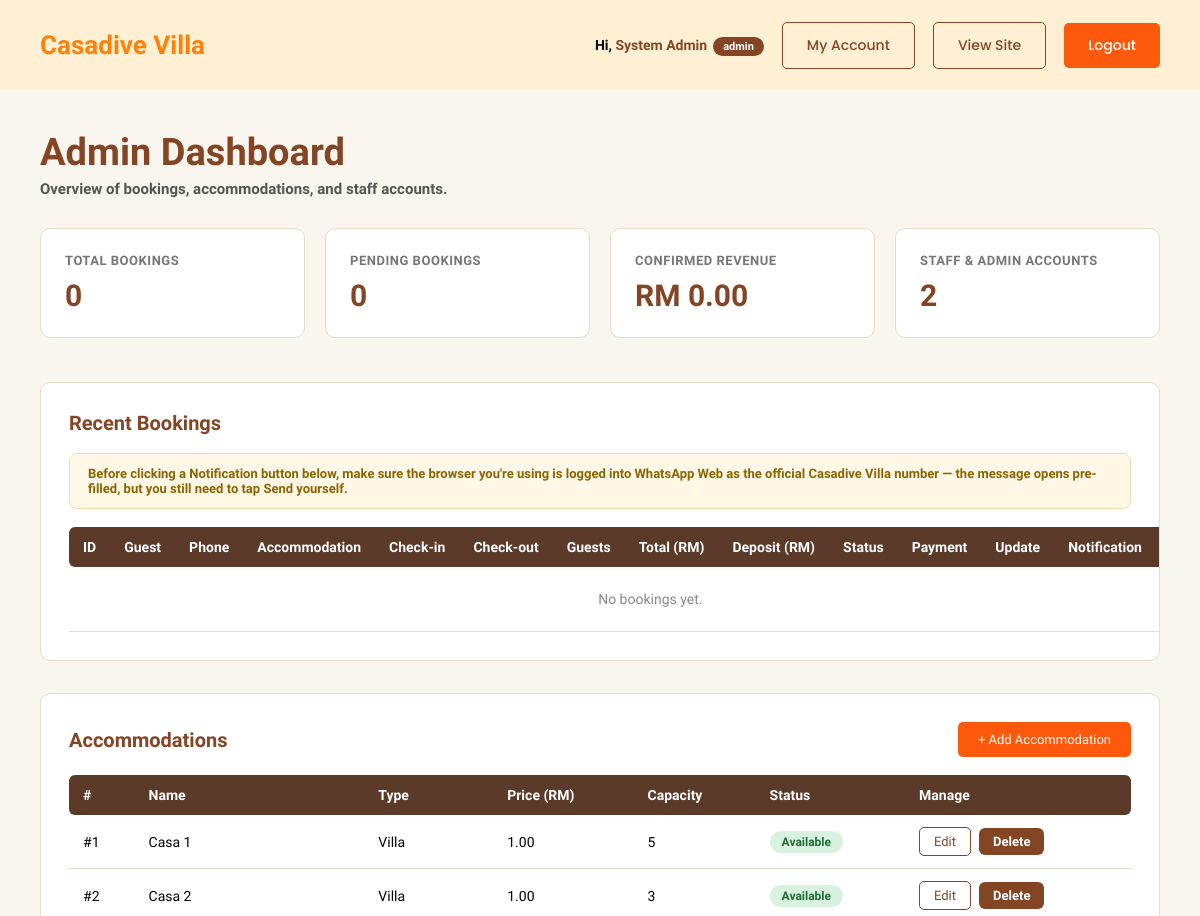
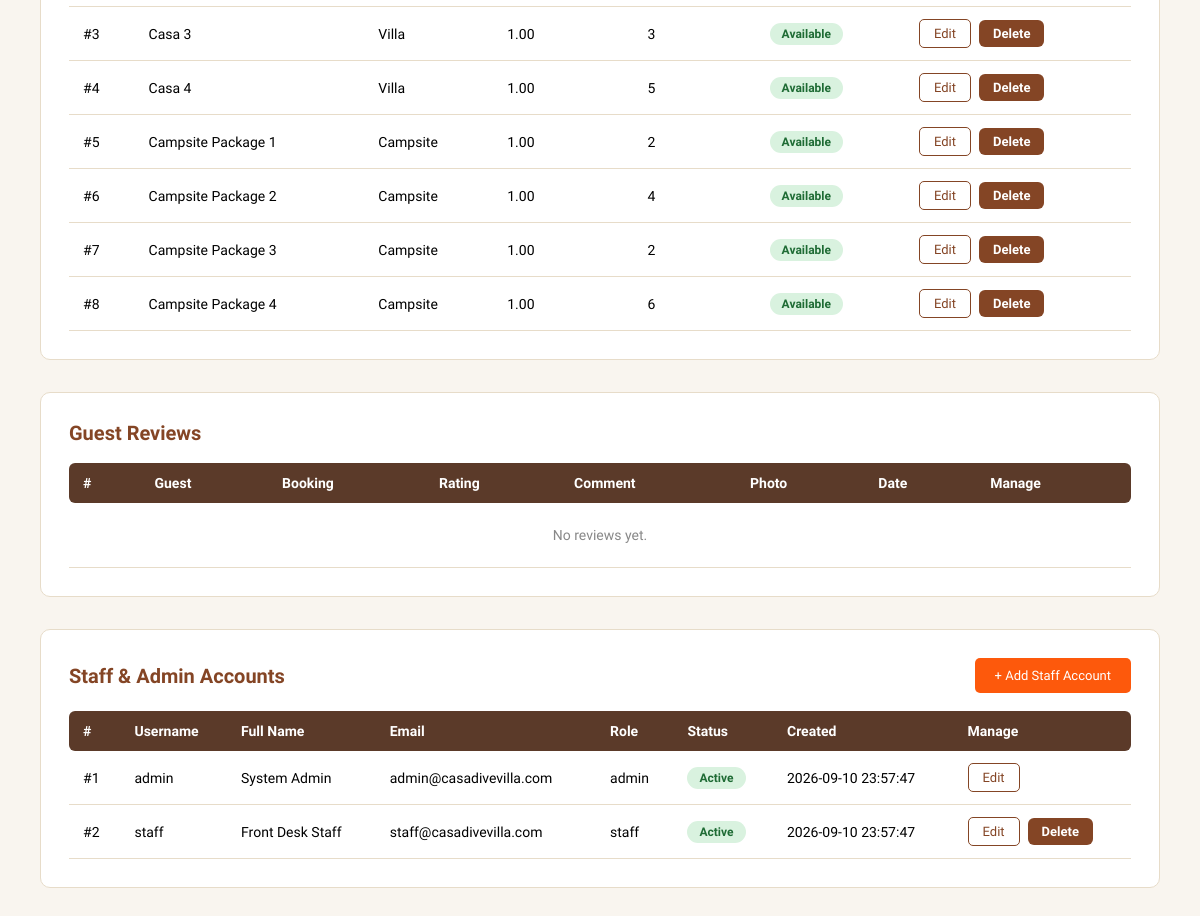
The app's page /user/admin_dashboard.php (signed in) with its own data (2 pictures, top to bottom).
### tables this page shows
CREATE TABLE `user` (
  user_id         INT UNSIGNED AUTO_INCREMENT PRIMARY KEY,
  username        VARCHAR(50)  NOT NULL UNIQUE,
  password        VARCHAR(255) NOT NULL,
  fullname        VARCHAR(100) NOT NULL,
  email           VARCHAR(150) NOT NULL UNIQUE,
  phone           VARCHAR(20),
  role            ENUM('admin','staff') NOT NULL DEFAULT 'staff',
  profile_picture VARCHAR(255),
  status          ENUM('active','inactive','suspended') NOT NULL DEFAULT 'active',
  created_at      TIMESTAMP NOT NULL DEFAULT CURRENT_TIMESTAMP,
  updated_at      TIMESTAMP NOT NULL DEFAULT CURRENT_TIMESTAMP ON UPDATE CURRENT_TIMESTAMP
);

CREATE TABLE `accommodation` (
  accommodation_id   INT UNSIGNED AUTO_INCREMENT PRIMARY KEY,
  accommodation_name VARCHAR(100) NOT NULL,
  accommodation_type ENUM('Villa','Campsite') NOT NULL,
  price              DECIMAL(10,2) NOT NULL COMMENT 'weekday / base rate per night, used for all booking calculations',
  price_weekend      DECIMAL(10,2) NULL COMMENT 'display only — not applied to booking totals yet',
  price_holiday      DECIMAL(10,2) NULL COMMENT 'display only — not applied to booking totals yet',
  capacity           INT UNSIGNED NOT NULL,
  pax_label          VARCHAR(30) NULL COMMENT 'display string e.g. "4-5 PAX", falls back to "Max N guests"',
  features           TEXT NULL COMMENT 'one feature per line, e.g. "Wifi\nAircond\nSea View"',
  description        TEXT,
  status             ENUM('available','unavailable','maintenance') NOT NULL DEFAULT 'available',
  image              VARCHAR(255),
  door_code          VARCHAR(20) COMMENT 'lock box / door code shown to the guest in the check-in reminder'
);

### user/admin_dashboard.php (called while the page is built, shortened)
<?php
require_once __DIR__ . '/../includes/db.php';
require_once __DIR__ . '/../includes/auth.php';
$user = current_user();
$stats = [
    'total_bookings' => (int) $pdo->query('SELECT COUNT(*) FROM booking')->fetchColumn(),
    'pending_bookings' => (int) $pdo->query("SELECT COUNT(*) FROM booking WHERE booking_status = 'pending'")->fetchColumn(),
    'revenue' => (float) $pdo->query("SELECT COALESCE(SUM(total_amount),0) FROM booking WHERE booking_status IN ('confirmed','checked_in','checked_out')")->fetchColumn(),
    'total_users' => (int) $pdo->query('SELECT COUNT(*) FROM user')->fetchColumn(),
];
$bookings = $pdo->query(
    "SELECT b.booking_id, c.full_name, c.phone, b.check_in, b.check_out, b.total_guest,
            b.total_amount, b.deposit_amount, b.booking_status,
            GROUP_CONCAT(a.accommodation_name SEPARATOR ', ') AS accommodations,
            (SELECT p.payment_status FROM payment p WHERE p.booking_id = b.booking_id ORDER BY p.payment_id DESC LIMIT 1) AS latest_payment_status
     FROM booking b
     JOIN customer c ON c.customer_id = b.customer_id
     LEFT JOIN booking_item bi ON bi.booking_id = b.booking_id
     LEFT JOIN accommodation a ON a.accommodation_id = bi.accommodation_id
     GROUP BY b.booking_id
     ORDER BY b.booking_id DESC
     LIMIT 50"
)->fetchAll();
$accommodations = $pdo->query(
    'SELECT accommodation_id, accommodation_name, accommodation_type, price, capacity, status
     FROM accommodation ORDER BY accommodation_type, accommodation_id'
)->fetchAll();
$users = $pdo->query(
    'SELECT user_id, username, fullname, email, role, status, created_at FROM user ORDER BY user_id'
)->fetchAll();
$reviews = $pdo->query(
    "SELECT r.review_id, r.booking_id, r.rating, r.comment, r.image_path, r.review_date, c.full_name
     FROM review r
     JOIN booking b ON b.booking_id = r.booking_id
     JOIN customer c ON c.customer_id = b.customer_id
     ORDER BY r.review_date DESC"
)->fetchAll();
require __DIR__ . '/views/admin_dashboard.view.php';

### includes/auth.php (called while the page is built, shortened)
<?php
function current_user(): array|false
{
    return $_SESSION['user'] ?? false;
}

### user/views/admin_dashboard.view.php (the view, shortened to what this page needs)
<!DOCTYPE html>
<html lang="en">
<head>
<link rel="stylesheet" href="style/dashboard.css">
</head>
<body>
  <header class="dash-topbar">
    <div class="container">
      <div class="brand">Casadive Villa</div>
      <div class="dash-user">
        <span class="who">Hi, <strong><?= htmlspecialchars($user['fullname']) ?></strong><span class="role-badge"><?= htmlspecialchars($user['role']) ?></span></span>
        <a href="manage_account.php?id=<?= (int) $user['user_id'] ?>" class="btn btn-outline">My Account</a>
        <a href="../index.php" class="btn btn-outline">View Site</a>
        <a href="logout.php" class="btn btn-primary">Logout</a>
      </div>
    </div>
  </header>
  <main class="dash-main">
    <div class="container">
      <h1 class="dash-heading">Admin Dashboard</h1>
      <p class="dash-subheading">Overview of bookings, accommodations, and staff accounts.</p>
      <div class="stat-grid">
        <div class="stat-tile">
          <p class="stat-label">Total Bookings</p>
          <p class="stat-value"><?= $stats['total_bookings'] ?></p>
        </div>
        <div class="stat-tile">
          <p class="stat-label">Pending Bookings</p>
          <p class="stat-value"><?= $stats['pending_bookings'] ?></p>
        </div>
        <div class="stat-tile">
          <p class="stat-label">Confirmed Revenue</p>
          <p class="stat-value">RM <?= number_format($stats['revenue'], 2) ?></p>
        </div>
        <div class="stat-tile">
          <p class="stat-label">Staff &amp; Admin Accounts</p>
          <p class="stat-value"><?= $stats['total_users'] ?></p>
        </div>
      </div>
      <section class="dash-section">
        <h2>Recent Bookings</h2>
        <p class="notice-info">Before clicking a Notification button below, make sure the browser you're using is logged into WhatsApp Web as the official Casadive Villa number — the message opens pre-filled, but you still need to tap Send yourself.</p>
        <table>
          <thead>
            <tr>
              <th>ID</th>
              <th>Guest</th>
              <th>Phone</th>
              <th>Accommodation</th>
              <th>Check-in</th>
              <th>Check-out</th>
              <th>Guests</th>
              <th>Total (RM)</th>
              <th>Deposit (RM)</th>
              <th>Status</th>
              <th>Payment</th>
              <th>Update</th>
              <th>Notification</th>
              <th>Receipt</th>
            </tr>
          </thead>
          <tbody>
            <?php if (!$bookings): ?>
              <tr class="empty-row"><td colspan="14">No bookings yet.</td></tr>
            <?php else: foreach ($bookings as $b):
              $reminderDue = $b['check_in'] === date('Y-m-d', strtotime('+1 day'));
              $notifType = null;
              $notifLabel = null;
              $notifClass = 'btn-primary';
              if ($b['booking_status'] === 'confirmed' && $reminderDue) {
                  $notifType = 'check_in';
                  $notifLabel = 'Send Check-In Reminder';
                  $notifClass = 'btn-primary';
              } elseif ($b['booking_status'] === 'pending') {
                  $notifType = 'pending';
                  $notifLabel = 'Payment pending';
                  $notifClass = 'btn-primary';
              } elseif ($b['booking_status'] === 'confirmed') {
                  $notifType = 'booking_confirmation';
                  $notifLabel = 'Send Booking';
                  $notifClass = 'btn-primary';
              } elseif ($b['booking_status'] === 'checked_out') {
                  $notifType = 'check_out';
                  $notifLabel = 'Send Thank You';
                  $notifClass = 'btn-primary';
              } elseif ($b['booking_status'] === 'cancelled') {
                  $notifType = 'cancelled';
                  $notifLabel = 'Send Cancelled';
                  $notifClass = 'btn-primary';
              }
              $alreadySentAt = $notifType ? ($sentLookup[$b['booking_id']][$notifType] ?? null) : null;
              ?>
              <tr<?= $reminderDue ? ' class="tr-due"' : '' ?>>
                <td><?= htmlspecialchars(format_booking_ref((int) $b['booking_id'])) ?></td>
                <td><?= htmlspecialchars($b['full_name']) ?></td>
                <td><?= htmlspecialchars($b['phone']) ?></td>
                <td><?= htmlspecialchars($b['accommodations'] ?? '—') ?></td>
                <td><?= htmlspecialchars($b['check_in']) ?></td>
                <td><?= htmlspecialchars($b['check_out']) ?></td>
                <td><?= (int) $b['total_guest'] ?></td>
                <td><?= number_format((float) $b['total_amount'], 2) ?></td>
                <td><?= number_format((float) $b['deposit_amount'], 2) ?></td>
                <td><span class="status-badge status-<?= htmlspecialchars($b['booking_status']) ?>"><?= htmlspecialchars(format_status($b['booking_status'])) ?></span></td>
                <td>
                  <?php if (payment_needs_refund($b['booking_status'], $b['latest_payment_status'])): ?>
                    <span class="status-badge status-refund_due">Refund Due</span>
                    <a href="staff_dashboard.php?refund_booking=<?= (int) $b['booking_id'] ?>#record-payment" class="btn btn-sm btn-outline" style="margin-left:6px;">Refund</a>
                  <?php elseif ($b['latest_payment_status']): ?>
                    <?= htmlspecialchars(ucfirst($b['latest_payment_status'])) ?>
                  <?php else: ?>
                    <span class="text-muted">No record</span>
                  <?php endif; ?>
                </td>
                <td>
                  <form class="status-form" method="post">
                    <?= csrf_field() ?>
                    <input type="hidden" name="action" value="update_status">
                    <input type="hidden" name="booking_id" value="<?= (int) $b['booking_id'] ?>">
                    <select name="booking_status">
                      <?php foreach ($validStatuses as $status): ?>
                        <option value="<?= $status ?>" <?= $status === $b['booking_status'] ? 'selected' : '' ?>><?= format_status($status) ?></option>
                      <?php endforeach; ?>
                    </select>
                    <button type="submit">Save</button>
                  </form>
                </td>
                <td>
                <?php if ($notifType): ?>
                  <a href="notification.php?booking_id=<?= (int) $b['booking_id'] ?>&type=<?= $notifType ?>" class="btn btn-sm <?= $alreadySentAt ? 'btn-sent' : $notifClass ?>" <?= $alreadySentAt ? 'title="Sent on ' . htmlspecialchars($alreadySentAt) . ' — click to resend"' : '' ?>>
                    <?= $alreadySentAt ? '&check; Sent' : $notifLabel ?>
                  </a>
                <?php else: ?>
                  <span class="text-muted">-</span>
                <?php endif; ?>
                </td>
                <td><a href="booking_receipt.php?id=<?= (int) $b['booking_id'] ?>" class="btn btn-sm btn-outline">View</a></td>
              </tr>
            <?php endforeach; endif; ?>
          </tbody>
        </table>
      </section>
      <section class="dash-section">
        <h2 class="section-heading">
          Accommodations
          <a href="manage_accommodation.php" class="btn btn-md btn-primary">+ Add Accommodation</a>
        </h2>
        <table>
          <thead>
            <tr>
              <th>#</th>
              <th>Name</th>
              <th>Type</th>
              <th>Price (RM)</th>
              <th>Capacity</th>
              <th>Status</th>
              <th>Manage</th>
            </tr>
          </thead>
          <tbody>
            <?php foreach ($accommodations as $a): ?>
              <tr>
                <td>#<?= (int) $a['accommodation_id'] ?></td>
                <td><?= htmlspecialchars($a['accommodation_name']) ?></td>
                <td><?= htmlspecialchars($a['accommodation_type']) ?></td>
                <td><?= number_format((float) $a['price'], 2) ?></td>
                <td><?= (int) $a['capacity'] ?></td>
                <td><span class="status-badge status-<?= htmlspecialchars($a['status']) ?>"><?= htmlspecialchars($a['status']) ?></span></td>
                <td>
                  <div class="status-form">
                    <a href="manage_accommodation.php?id=<?= (int) $a['accommodation_id'] ?>" class="btn btn-sm btn-outline">Edit</a>
                    <form method="post" action="manage_accommodation.php" onsubmit="return confirm('Delete this accommodation? This cannot be undone.');">
                      <button type="submit">Delete</button>
                    </form>
                  </div>
                </td>
              </tr>
            <?php endforeach; ?>
          </tbody>
        </table>
      </section>
      <section class="dash-section">
        <h2 class="section-heading">Guest Reviews</h2>
        <table>
          <thead>
            <tr>
              <th>#</th>
              <th>Guest</th>
              <th>Booking</th>
              <th>Rating</th>
              <th>Comment</th>
              <th>Photo</th>
              <th>Date</th>
              <th>Manage</th>
            </tr>
          </thead>
          <tbody>
            <?php if (!$reviews): ?>
              <tr class="empty-row"><td colspan="8">No reviews yet.</td></tr>
            <?php else: foreach ($reviews as $r): ?>
              <tr>
                <td>#<?= (int) $r['review_id'] ?></td>
                <td><?= htmlspecialchars($r['full_name']) ?></td>
                <td><?= htmlspecialchars(format_booking_ref((int) $r['booking_id'])) ?></td>
                <td><?= (int) $r['rating'] ?> &#9733;</td>
                <td><?= htmlspecialchars($r['comment'] ?: '—') ?></td>
                <td>
                  <?php if ($r['image_path']): ?>
                    <a href="../<?= htmlspecialchars($r['image_path']) ?>" target="_blank" rel="noopener">
                      <img src="../<?= htmlspecialchars($r['image_path']) ?>" alt="Review photo" style="width:56px;height:56px;object-fit:cover;border-radius:6px;">
                    </a>
                  <?php else: ?>
                    <span class="text-muted">-</span>
                  <?php endif; ?>
                </td>
                <td><?= htmlspecialchars(date('d M Y', strtotime($r['review_date']))) ?></td>
                <td>
                  <form method="post" onsubmit="return confirm('Delete this review? This cannot be undone.');">
                    <?= csrf_field() ?>
                    <input type="hidden" name="action" value="delete_review">
                    <input type="hidden" name="review_id" value="<?= (int) $r['review_id'] ?>">
                    <button type="submit">Delete</button>
                  </form>
                </td>
              </tr>
            <?php endforeach; endif; ?>
          </tbody>
        </table>
      </section>
      <section class="dash-section">
        <h2 class="section-heading">
          Staff &amp; Admin Accounts
          <a href="manage_account.php" class="btn btn-md btn-primary">+ Add Staff Account</a>
        </h2>
        <table>
          <thead>
            <tr>
              <th>#</th>
              <th>Username</th>
              <th>Full Name</th>
              <th>Email</th>
              <th>Role</th>
              <th>Status</th>
              <th>Created</th>
              <th>Manage</th>
            </tr>
          </thead>
          <tbody>
            <?php foreach ($users as $u): ?>
              <tr>
                <td>#<?= (int) $u['user_id'] ?></td>
                <td><?= htmlspecialchars($u['username']) ?></td>
                <td><?= htmlspecialchars($u['fullname']) ?></td>
                <td><?= htmlspecialchars($u['email']) ?></td>
                <td><?= htmlspecialchars($u['role']) ?></td>
                <td><span class="status-badge status-<?= htmlspecialchars($u['status']) ?>"><?= htmlspecialchars($u['status']) ?></span></td>
                <td><?= htmlspecialchars($u['created_at']) ?></td>
                <td>
                  <div class="status-form">
                    <a href="manage_account.php?id=<?= (int) $u['user_id'] ?>" class="btn btn-sm btn-outline">Edit</a>
                    <?php if ((int) $u['user_id'] !== (int) $user['user_id']): ?>
                      <form method="post" action="manage_account.php" onsubmit="return confirm('Delete this account? This cannot be undone.');">
                        <button type="submit">Delete</button>
                      </form>
                    <?php endif; ?>
                  </div>
                </td>
              </tr>
            <?php endforeach; ?>
          </tbody>
        </table>
      </section>
    </div>
  </main>
</body>
</html>

### records on screen
user: fullname "System Admin", role "Admin", user_id "1", username "admin", email "admin@casadivevilla.com", role "admin", status "Active", created_at "2026-09-10 23:57:47"
accommodation: accommodation_id "1", accommodation_name "Casa 1", accommodation_type "Villa", price "1.00", capacity "5", status "Available"
accommodation: accommodation_id "2", accommodation_name "Casa 2", accommodation_type "Villa", price "1.00", capacity "3", status "Available"
accommodation: accommodation_id "3", accommodation_name "Casa 3", accommodation_type "Villa", price "1.00", capacity "3", status "Available"
accommodation: accommodation_id "4", accommodation_name "Casa 4", accommodation_type "Villa", price "1.00", capacity "5", status "Available"
accommodation: accommodation_id "5", accommodation_name "Campsite Package 1", accommodation_type "Campsite", price "1.00", capacity "2", status "Available"
accommodation: accommodation_id "6", accommodation_name "Campsite Package 2", accommodation_type "Campsite", price "1.00", capacity "4", status "Available"
accommodation: accommodation_id "7", accommodation_name "Campsite Package 3", accommodation_type "Campsite", price "1.00", capacity "2", status "Available"
accommodation: accommodation_id "8", accommodation_name "Campsite Package 4", accommodation_type "Campsite", price "1.00", capacity "6", status "Available"
user: user_id "2", username "staff", fullname "Front Desk Staff", email "staff@casadivevilla.com", role "staff", status "Active", created_at "2026-09-10 23:57:47"

### other values on screen
$stats['total_bookings'] "0"
$stats['pending_bookings'] "0"
$stats['revenue'] "0.00"
$stats['total_users'] "2"
